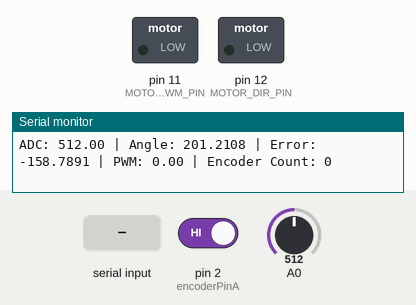
Simulated run of this sketch. Board: Arduino Uno, built with avr-gcc and run on an emulated ATmega328P. Shown: switched loads named in the sketch (green lamp = pin HIGH), the last lines printed to the serial monitor. The inputs (shaded band) are chosen by the test bench; at power-on: A0 = 512, pin 2 (encoderPinA) HIGH.

Above: at 1.2 s.
1.3 s: A0 set to 786
2.8 s: A0 set to 811
At 4.0 s:
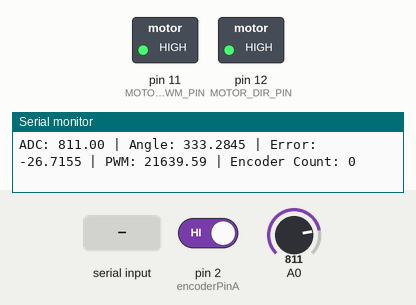
4.3 s: "r" received over Serial
At 5.3 s:
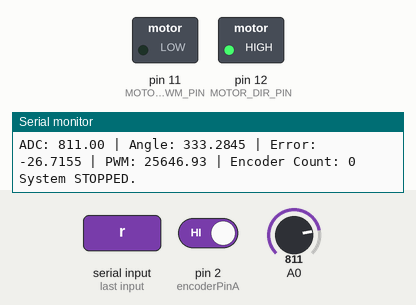
5.8 s: "R" received over Serial
At 6.3 s:
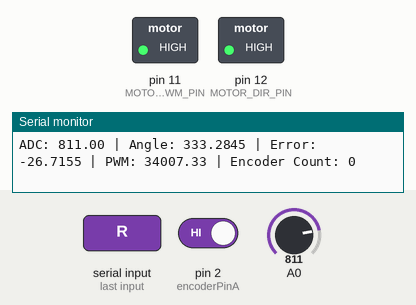
7.3 s: A0 set to 890
10.3 s: A0 set to 907
At 12.6 s:
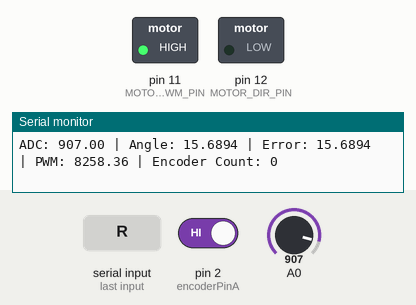
Timing chart, 0 to 14.1 s (numbered marks = the images above; inputs shaded):
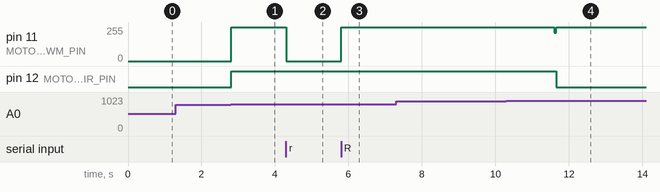

The sketch:

feedback_output_pid.ino
```cpp
  // 모터 제어 핀 (MD10C 방식)
const int MOTOR_DIR_PIN = 12;    // 방향 제어
const int MOTOR_PWM_PIN = 11;     // PWM 출력

// 인터럽트 핀 (A상, B상 엔코더용)
const int encoderPinA = 2;       // 인터럽트 가능
const int encoderPinB = 7;       // 일반 핀

// 엔코더 관련 변수
volatile long encoderCount = 0;
int lastEncoded = 0;

// 아날로그 각도 센서 변수
float ADCvalue = 0;
float currentAngle = 0;
const float ADCmin = 104.0;
const float ADCmax = 919.0;
const float ANGLE_OFFSET = 18.0 + 7.00 -0.77 -1.04 - 2.5 + 0.3;  // -가 뜬 만큼 더해주기

// PID 제어 변수
double targetAngle = 0.0;
double angleError = 0.0;
double controlSignal = 0.0;
double previousError = 0.0;
double integralTerm = 0.0;
double Kp = 150.0, Ki = 30.0, Kd = 80.0; // 400에 45

// 타이머
unsigned long lastControlTime = 0;
const unsigned long controlInterval = 50; // ms

// 실행 상태 제어 변수
bool isRunning = true;


// ADC 평균 필터 함수
float readFilteredADC(int pin, int sampleCount = 100) {
  long total = 0;
  for (int i = 0; i < sampleCount; i++) {
    total += analogRead(pin);
    delayMicroseconds(5);  // 샘플 간 약간의 간격
  }
  return total / (float)sampleCount;
}


void setup() {
  Serial.begin(115200);

  // 모터 핀 설정
  pinMode(MOTOR_DIR_PIN, OUTPUT);
  pinMode(MOTOR_PWM_PIN, OUTPUT);

  // 엔코더 핀 설정
  pinMode(encoderPinA, INPUT_PULLUP);
  pinMode(encoderPinB, INPUT_PULLUP);
  attachInterrupt(digitalPinToInterrupt(encoderPinA), updateEncoder, CHANGE);

  Serial.println("Press 'r' to start/stop the control loop.");
}

void loop() {
  // 시리얼 입력 처리
  if (Serial.available() > 0) {
    char input = Serial.read();
    if (input == 'r' || input == 'R') {
      isRunning = !isRunning;
      if (!isRunning) {
        stopMotor();  // 제어 정지 시 모터도 정지
        Serial.println("System STOPPED.");
      } else {
        Serial.println("System RUNNING.");
      }
    }
  }

  // 제어 루프 실행
  if (isRunning && millis() - lastControlTime >= controlInterval) {
    lastControlTime += controlInterval;

    // 1. ADC → 각도 (0~360) [필터 적용]
    ADCvalue = readFilteredADC(A0, 10);  // 10회 평균 필터링
    currentAngle = (ADCvalue - ADCmin) * 360.0 / (ADCmax - ADCmin);
    currentAngle = constrain(currentAngle, 0.0, 360.0);

    // 2. 오프셋 보정 (실제 0도에 맞게 수정)
    currentAngle += ANGLE_OFFSET;
    if (currentAngle < 0) currentAngle += 360.0;
    if (currentAngle >= 360.0) currentAngle -= 360.0;

    // 3. -180 ~ +180 범위로 변환
    float relativeAngle = currentAngle;
    if (relativeAngle > 180.0) relativeAngle -= 360.0;

    // 4. 목표 각도 설정
    targetAngle = 0.0;  // 목표 각도를 0도로 설정
    angleError = relativeAngle - targetAngle;

    // 5. PID 제어
    if (abs(angleError) > 30.0 || abs(angleError) < 0.000001) {  // 오차가 너무 크거나 작으면 정지
      stopMotor();
      integralTerm = 0;
      previousError = 0;
    } else {
      integralTerm += angleError;
      integralTerm = constrain(integralTerm, -1000, 1000);
      double derivativeTerm = (angleError - previousError);
      previousError = angleError;

      controlSignal = (Kp * angleError) + (Ki * integralTerm) + (Kd * derivativeTerm);
      int pwmValue = constrain(abs(controlSignal), 0, 255);

      // ★ 방향 반전된 부분 ★
      moveMotor(pwmValue, controlSignal < 0);
    }

    // 6. 디버깅 출력 (200ms 간격)
    static unsigned long lastDebugTime = 0;
    if (millis() - lastDebugTime >= 200) {
      lastDebugTime = millis();
      Serial.print("ADC: "); Serial.print(ADCvalue, 2);
      Serial.print(" | Angle: "); Serial.print(currentAngle, 4); //숫자가 소수
      Serial.print(" | Error: "); Serial.print(angleError, 4);
      Serial.print(" | PWM: "); Serial.print(abs(controlSignal));
      Serial.print(" | Encoder Count: "); Serial.println(encoderCount);
    }
  }

  delay(10); // 시스템 안정화용 소량 딜레이
}

// 인터럽트 핸들러
void updateEncoder() {
  int MSB = digitalRead(encoderPinA);
  int LSB = digitalRead(encoderPinB);
  int encoded = (MSB << 1) | LSB;
  int sum = (lastEncoded << 2) | encoded;

  if (sum == 0b1101 || sum == 0b0100 || sum == 0b0010 || sum == 0b1011)
    encoderCount++;
  if (sum == 0b1110 || sum == 0b0111 || sum == 0b0001 || sum == 0b1000)
    encoderCount--;

  lastEncoded = encoded;
}

// 모터 제어 함수
void moveMotor(int pwm, bool forward) {
  digitalWrite(MOTOR_DIR_PIN, forward ? HIGH : LOW);
  analogWrite(MOTOR_PWM_PIN, pwm);
}

// 모터 정지 함수
void stopMotor() {
  analogWrite(MOTOR_PWM_PIN, 0);
}
```

Measured:
- the behaviour switches between 803 and 804 on A0 (found by bisection; images 0 and 1)
- the behaviour switches between 906 and 907 on A0 (found by bisection; images 3 and 4)
- after the input at 2.8 s, pin 11 (MOTOR_PWM_PIN): 0/255 → 255/255 at once; pin 12 (MOTOR_DIR_PIN): LOW → HIGH at once
- after the input at 4.3 s, pin 11 (MOTOR_PWM_PIN): 255/255 → 0/255 at once
- after the input at 5.8 s, pin 11 (MOTOR_PWM_PIN): 0/255 → 255/255 at once
- after the input at 10.3 s, pin 12 (MOTOR_DIR_PIN): HIGH → LOW after 1.4 s instead of 2.9 s
